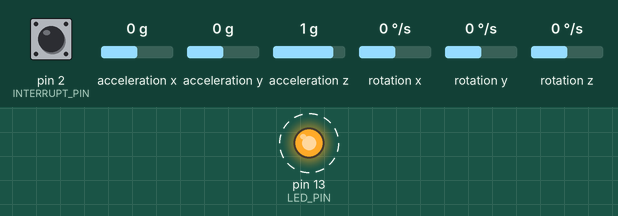
A sketch run on a simulated Arduino Uno, built with avr-gcc and run on an emulated ATmega328P. Parts: output pins drawn as LEDs (lit = HIGH). Dashed ring = blinking. The inputs (shaded band) are chosen by the test bench; at power-on: pin 2 (INTERRUPT_PIN) LOW, acceleration x 0 g, acceleration y 0 g, acceleration z 1 g, rotation x 0 °/s, rotation y 0 °/s, rotation z 0 °/s. The sensor or clock chip raises its interrupt line as the real part does; what the sketch prints to the serial monitor is not drawn.

Above: at 0.56 s.
Timing chart, 0 to 3.5 s (numbered marks = the images above):
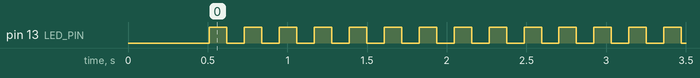

Measured:
- by itself, pin 13 (LED_PIN): alternates HIGH for 0.11 s and LOW for 0.11 s

The sketch:

imu_arduino.ino
```cpp
#include "I2Cdev.h"
#include "MPU6050_6Axis_MotionApps20.h"
#if I2CDEV_IMPLEMENTATION == I2CDEV_ARDUINO_WIRE
    #include "Wire.h"
#endif
MPU6050 mpu;

//#define ouptut_euler
//#define output_yawpitchroll
//#define output_accel
#define output_quaternion

#define INTERRUPT_PIN 2  // use pin 2
#define LED_PIN 13
bool blinkState = false;

bool dmpReady = false;  // set true if DMP init was successful
uint8_t mpuIntStatus;   // holds actual interrupt status byte from MPU
uint8_t devStatus;      // return status after each device operation (0 = success, !0 = error)
uint16_t packetSize;    // expected DMP packet size (default is 42 bytes)
uint16_t fifoCount;     // count of all bytes currently in FIFO
uint8_t fifoBuffer[64]; // FIFO storage buffer

Quaternion q;           // [w, x, y, z]         quaternion container
float euler[3];         // [psi, theta, phi]    Euler angle container

uint8_t teapotPacket[14] = { '$', 0x02, 0,0, 0,0, 0,0, 0,0, 0x00, 0x00, '\r', '\n' };

// interrupt detection
volatile bool mpuInterrupt = false;     // indicates whether MPU interrupt pin has gone high
void dmpDataReady() {
    mpuInterrupt = true;
}


void setup() {
  // join I2C bus (I2Cdev library doesn't do this automatically)
    #if I2CDEV_IMPLEMENTATION == I2CDEV_ARDUINO_WIRE
        Wire.begin();
        Wire.setClock(400000); // 400kHz I2C clock
    #elif I2CDEV_IMPLEMENTATION == I2CDEV_BUILTIN_FASTWIRE
        Fastwire::setup(400, true);
    #endif

    Serial.begin(115200); // baud
    while (!Serial);
    mpu.initialize();
    pinMode(INTERRUPT_PIN, INPUT);
    devStatus = mpu.dmpInitialize();

    // set gyro offsets
    mpu.setXGyroOffset(220);
    mpu.setYGyroOffset(76);
    mpu.setZGyroOffset(-85);
    mpu.setZAccelOffset(1788); // 1688 factory default

    if (devStatus == 0) {
        // Calibration
        mpu.CalibrateAccel(6);
        mpu.CalibrateGyro(6);
        mpu.PrintActiveOffsets();
        // turn on the DMP
        mpu.setDMPEnabled(true);

        // enable Arduino interrupt detection
        attachInterrupt(digitalPinToInterrupt(INTERRUPT_PIN), dmpDataReady, RISING);
        mpuIntStatus = mpu.getIntStatus();

        // set our DMP Ready flag so the main loop() function knows it's okay to use it
        dmpReady = true;

        // get expected DMP packet size for later comparison
        packetSize = mpu.dmpGetFIFOPacketSize();
    } else {
        // ERROR!
        // 1 = initial memory load failed
        // 2 = DMP configuration updates failed
        // (if it's going to break, usually the code will be 1)
        Serial.print(F("DMP Initialization failed (code "));
        Serial.print(devStatus);
        Serial.println(F(")"));


    }


   // configure LED for output
    pinMode(LED_PIN, OUTPUT);

}

void loop() {
    // if programming failed, don't try to do anything
    if (!dmpReady) return;
    // read a packet from FIFO
    if (mpu.dmpGetCurrentFIFOPacket(fifoBuffer)) { // Get the Latest packet
        #ifdef output_quaternion
            // display quaternion values in easy matrix form: w x y z
            mpu.dmpGetQuaternion(&q, fifoBuffer);
            //Serial.print("quat\t");
            Serial.print(q.w);
            Serial.print(",");
            Serial.print(q.x);
            Serial.print(",");
            Serial.print(q.y);
            Serial.print(",");
            Serial.println(q.z);
        #endif

        #ifdef ouptut_euler
            // display Euler angles in degrees
            mpu.dmpGetQuaternion(&q, fifoBuffer);
            mpu.dmpGetEuler(euler, &q);
            //Serial.print("euler\t");
            Serial.print(euler[0] * 180/M_PI);
            Serial.print(",");
            Serial.print(euler[1] * 180/M_PI);
            Serial.print(",");
            Serial.println(euler[2] * 180/M_PI);
        #endif

        #ifdef output_yawpitchroll
            // display Euler angles in degrees
            mpu.dmpGetQuaternion(&q, fifoBuffer);
            mpu.dmpGetGravity(&gravity, &q);
            mpu.dmpGetYawPitchRoll(ypr, &q, &gravity);
            //Serial.print("ypr");
            Serial.print(ypr[0] * 180/M_PI);
            Serial.print(",");
            Serial.print(ypr[1] * 180/M_PI);
            Serial.print(",");
            Serial.println(ypr[2] * 180/M_PI);
        #endif

        #ifdef output_accel
            // display real acceleration, adjusted to remove gravity
            mpu.dmpGetQuaternion(&q, fifoBuffer);
            mpu.dmpGetAccel(&aa, fifoBuffer);
            mpu.dmpGetGravity(&gravity, &q);
            mpu.dmpGetLinearAccel(&aaReal, &aa, &gravity);
            //Serial.print("areal");
            Serial.print(aaReal.x);
            Serial.print(",");
            Serial.print(aaReal.y);
            Serial.print(",");
            Serial.println(aaReal.z);
        #endif

        // blink LED to indicate activity
        blinkState = !blinkState;
        digitalWrite(LED_PIN, blinkState);

        //for unity
        delay(100);
    }
}
```
